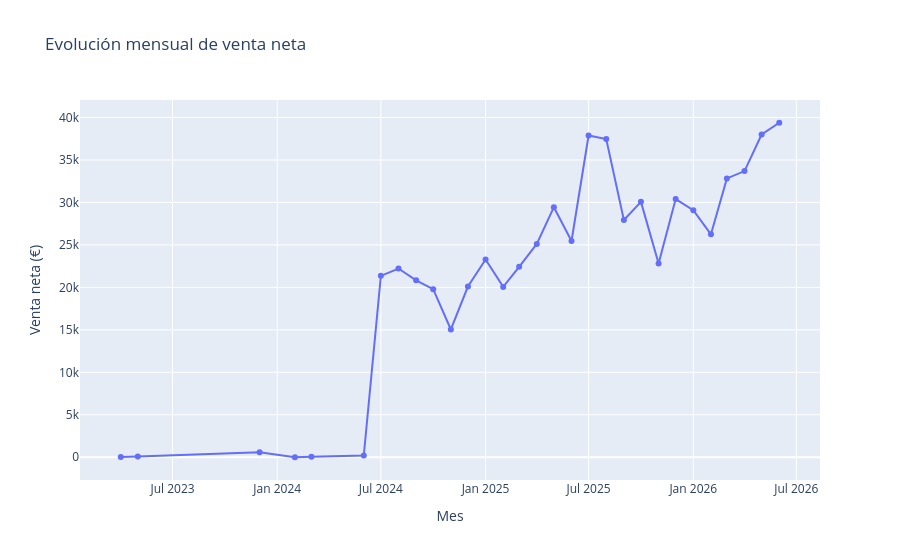

The notebook cell saved with this chart:
### Markdown cell above
### A2. Evolución mensual de venta neta

### Code cell
ventas_mensuales = con.execute('''
    SELECT
        date_trunc('month', fecha_reserva)  AS mes,
        coalesce(sum(venta_neta), 0)        AS venta_neta
    FROM ventas
    GROUP BY mes
    ORDER BY mes
''').df()

fig = px.line(ventas_mensuales, x='mes', y='venta_neta', markers=True,
              title='Evolución mensual de venta neta',
              labels={'mes': 'Mes', 'venta_neta': 'Venta neta (€)'})
fig.show()

### Figure 1 — Plotly figure (JSON) as saved in the notebook; plotly's stock layout.template omitted (floating-point values rounded to 4 significant figures)
{"data": [{"hovertemplate": "Mes=%{x}<br>Venta neta (€)=%{y}<extra></extra>", "legendgroup": "", "line": {"color": "#636efa", "dash": "solid"}, "marker": {"symbol": "circle"}, "mode": "lines+markers", "name": "", "orientation": "v", "showlegend": false, "type": "scatter", "x": ["2023-04-01T00:00:00.000000", "2023-05-01T00:00:00.000000", "2023-12-01T00:00:00.000000", "2024-02-01T00:00:00.000000", "2024-03-01T00:00:00.000000", "2024-06-01T00:00:00.000000", "2024-07-01T00:00:00.000000", "2024-08-01T00:00:00.000000", "2024-09-01T00:00:00.000000", "2024-10-01T00:00:00.000000", "2024-11-01T00:00:00.000000", "2024-12-01T00:00:00.000000", "2025-01-01T00:00:00.000000", "2025-02-01T00:00:00.000000", "2025-03-01T00:00:00.000000", "2025-04-01T00:00:00.000000", "2025-05-01T00:00:00.000000", "2025-06-01T00:00:00.000000", "2025-07-01T00:00:00.000000", "2025-08-01T00:00:00.000000", "2025-09-01T00:00:00.000000", "2025-10-01T00:00:00.000000", "2025-11-01T00:00:00.000000", "2025-12-01T00:00:00.000000", "2026-01-01T00:00:00.000000", "2026-02-01T00:00:00.000000", "2026-03-01T00:00:00.000000", "2026-04-01T00:00:00.000000", "2026-05-01T00:00:00.000000", "2026-06-01T00:00:00.000000"], "xaxis": "x", "y": [34.84, 75.39, 575.3, 0.0, 57.04, 198.1, 21360.0, 22220.0, 20830.0, 19790.0, 15040.0, 20100.0, 23280.0, 20060.0, 22420.0, 25110.0, 29440.0, 25460.0, 37880.0, 37460.0, 27930.0, 30070.0, 22810.0, 30400.0, 29080.0, 26240.0, 32830.0, 33690.0, 38000.0, 39380.0], "yaxis": "y"}], "layout": {"legend": {"tracegroupgap": 0}, "title": {"text": "Evolución mensual de venta neta"}, "xaxis": {"anchor": "y", "domain": [0.0, 1.0], "title": {"text": "Mes"}}, "yaxis": {"anchor": "x", "domain": [0.0, 1.0], "title": {"text": "Venta neta (€)"}}}}
